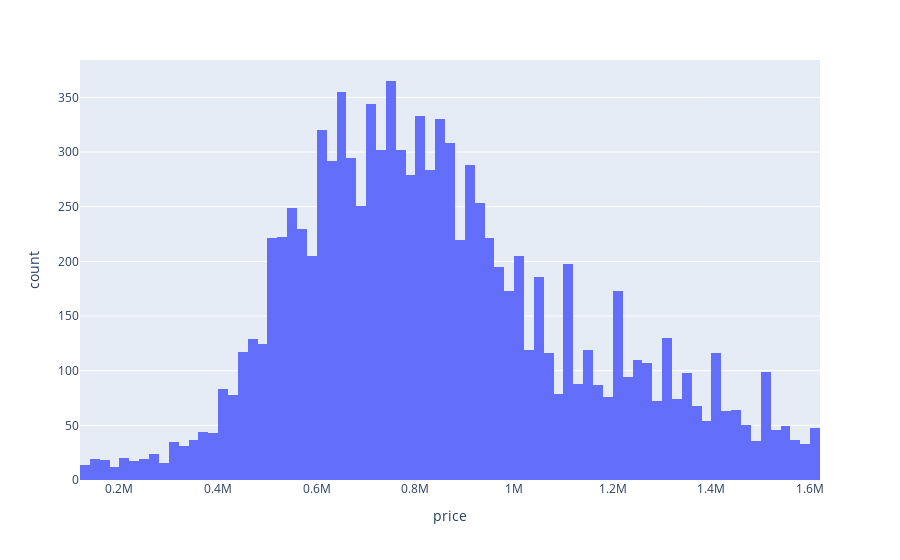

This figure's notebook cell:
### Code cell
import plotly.express as px
fig = px.histogram(dd, x='price')
fig.show()

### Figure 1 — Plotly figure (JSON) as saved in the notebook; plotly's stock layout.template omitted (floating-point values rounded to 4 significant figures; data arrays with more than 128 entries replaced by an {"elided": "..."} marker saying what was removed)
{"data": [{"alignmentgroup": "True", "bingroup": "x", "hovertemplate": "price=%{x}<br>count=%{y}<extra></extra>", "legendgroup": "", "marker": {"color": "#636efa", "pattern": {"shape": ""}}, "name": "", "offsetgroup": "", "orientation": "v", "showlegend": false, "type": "histogram", "x": {"elided": "10611 int values"}, "xaxis": "x", "yaxis": "y"}], "layout": {"barmode": "relative", "legend": {"tracegroupgap": 0}, "margin": {"t": 60}, "xaxis": {"anchor": "y", "domain": [0, 1], "title": {"text": "price"}}, "yaxis": {"anchor": "x", "domain": [0, 1], "title": {"text": "count"}}}}
